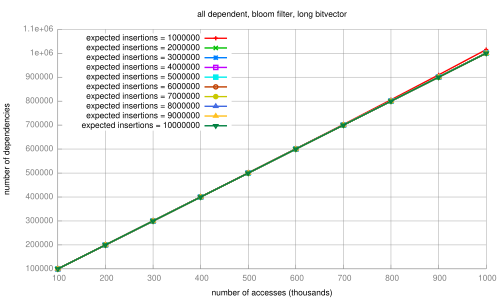

gnuplot code for this plot:
set terminal pdf
set output 'dissertation-gnuplottex-fig19.pdf'
load '../dynamic/formatted-results/multiples-all/bloomfilter-memory.gnuplot'
